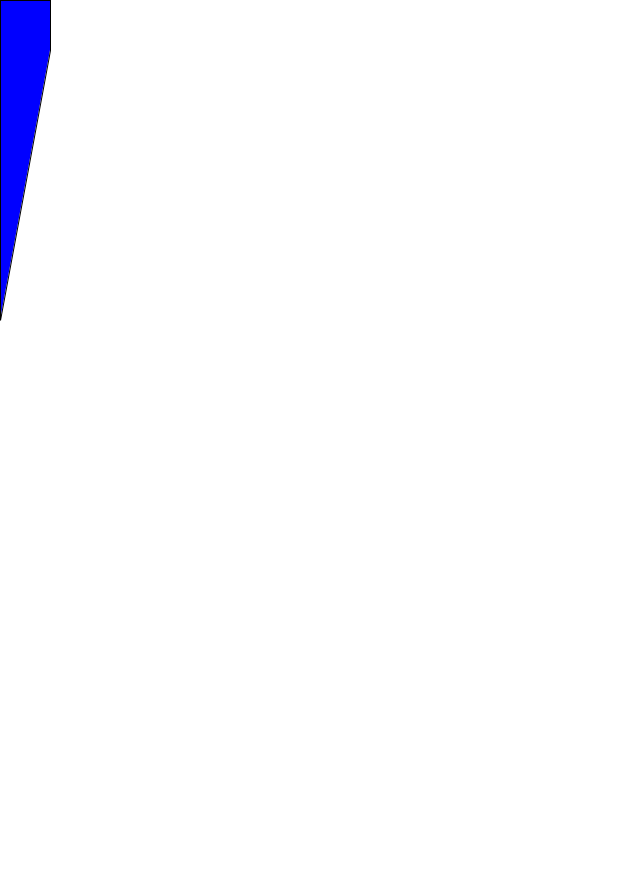
Frame 1 (no input)
Frame 60 (the mouse pressed at the canvas centre just before this capture): identical to frame 1, image omitted
Frame 120 (the mouse held since frame 60 and released just before this capture): identical to frame 1, image omitted

The Processing sketch that drew this single still picture (run headless with seeded random() and noise(); from frame 60 on, the mouse is pressed at the canvas centre):

// Processing sketch: Exercice_Hastag
// ── Exercice_Hastag.pde
void setup() {
  
  size(630,891);
  
}

void draw() {
  
  background(255,255,255);
  
  // je definis ma variable String qui est une chaine de caracteres et je l'appelle monTexte
  String monTexte = "Ceci est un super mega tweet";
  
  // je definis une variable int ( nombre entier ) qui va stocker le nombre de caracteres en appelant monTexte.length()
  int nombreDeCaracteres = monTexte.length();
  
  
  
  // j'imprime dans la console ma variable pour vérifier
  println(nombreDeCaracteres);
  
  // je crée une shape ( forme )
  PShape premiereBarre;
  premiereBarre = createShape();
  
  // je commence ma forme
  premiereBarre.beginShape();
  // je definis une couleur
  premiereBarre.fill(0, 0, 255);
  
  // j'ajoute des points
  premiereBarre.vertex(0, 0);
  premiereBarre.vertex(0, 320);
  premiereBarre.vertex(50, 50);
  premiereBarre.vertex(50, 0);
  premiereBarre.endShape(CLOSE);
  
  // je dessine
  shape(premiereBarre, 0,0);

  //exercice dessinger le hastage en entier ( avec les neufs );
  
  

}
